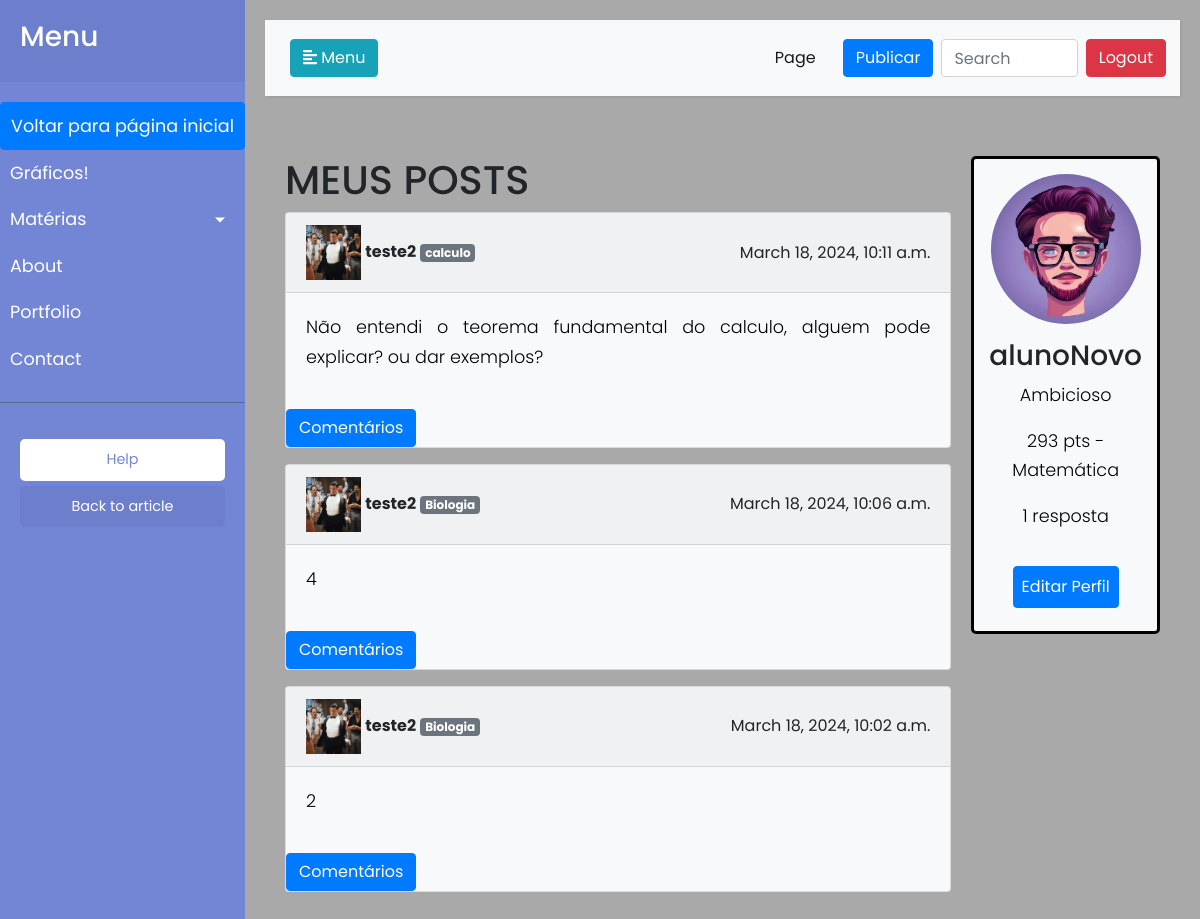
/auth/perfil/2/ (signed in), run on an earlier commit of the app's database.
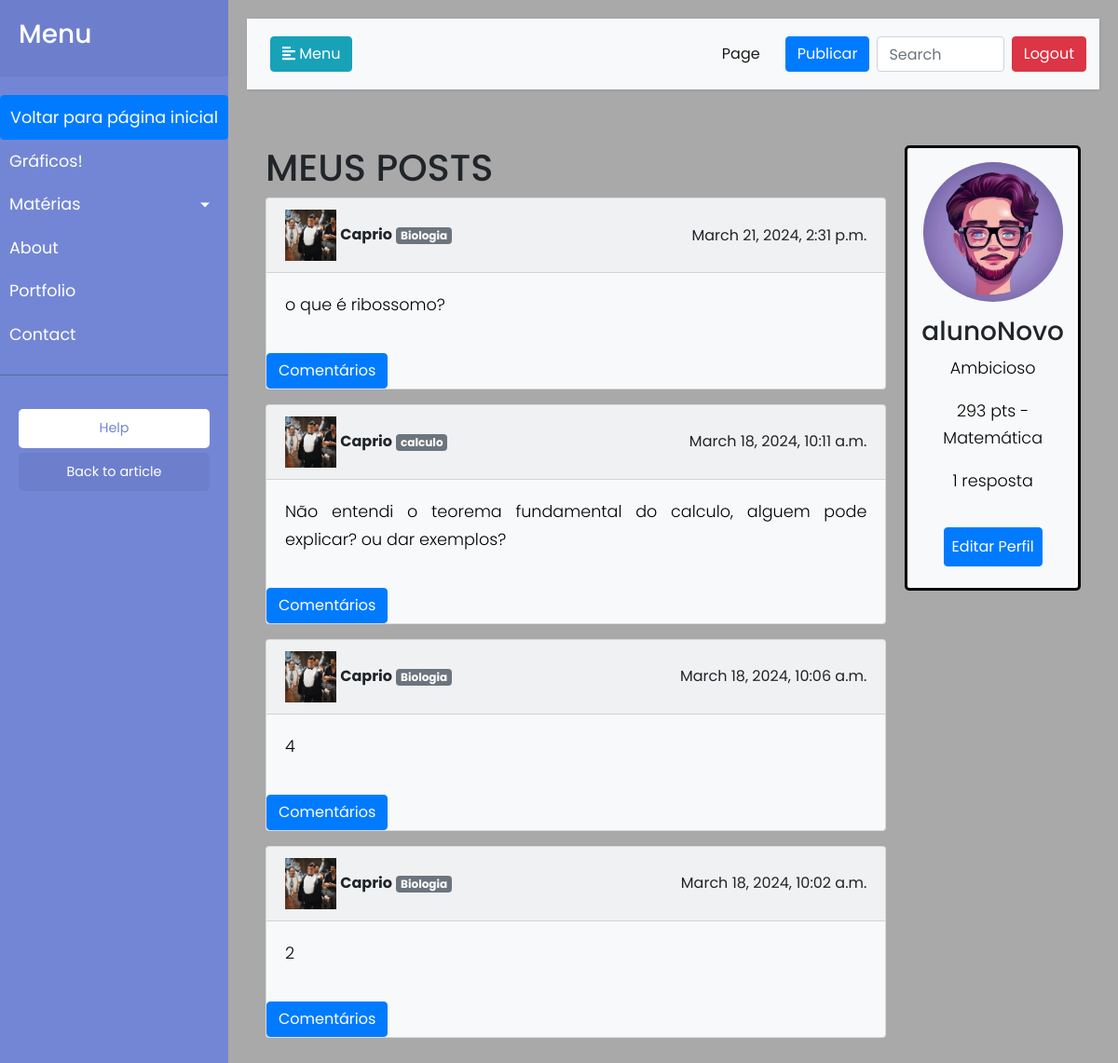
And on a later commit of the database.
### usuarios/models.py (models this page shows, shortened)
class Post(models.Model):
    author = models.ForeignKey(User, on_delete=models.CASCADE, related_name='posts')
    content = models.TextField()
    date = models.DateTimeField(default=timezone.now)
    disciplinas = models.ManyToManyField(Disciplina, related_name='posts')

class Pessoa(models.Model):
    user = models.OneToOneField(User, on_delete=models.CASCADE)
    foto_perfil = models.ImageField(upload_to='perfil/', default='usuarios/static/ppic.png')
    qualificacao = models.CharField(max_length=50)
    semestre = models.IntegerField(null=True, blank=True)
    email = models.EmailField(max_length=254, blank=True, null=True)  # Adicione esta linha para o e-mail

class Disciplina(models.Model):
    nome = models.CharField(max_length=100)

### usuarios/views.py (the view)
# urls.py: path('perfil/<int:user_id>/', views.perfil, name='perfil'),
@login_required(login_url="/auth/login/")
def perfil(request, user_id):
    usuario = get_object_or_404(User, pk=user_id)
    posts_do_usuario = Post.objects.filter(author=usuario).order_by('-date')
    pesquisa = request.GET.get('pesquisa', '')
    disciplinas = Disciplina.objects.all()
    if pesquisa:
        posts_do_usuario = posts_do_usuario.filter(content__icontains=pesquisa)
    context = {
        'posts': posts_do_usuario,  # Use as postagens do usuário
        'disciplinas': disciplinas,
        'usuario': usuario  # Renomeei para evitar confusão com request.user
    }
    return render(request, 'meu_perfil.html', context)

### usuarios/templates/meu_perfil.html (shortened to what this page needs)
{% load static %}
<!DOCTYPE html>
<html>
<head>
<link rel="stylesheet" href="https://stackpath.bootstrapcdn.com/bootstrap/4.1.0/css/bootstrap.min.css" >
<link rel='stylesheet' href='https://stackpath.bootstrapcdn.com/bootstrap/4.1.0/css/bootstrap.min.css'>
</head>
<body>
    <div class="wrapper">
        <nav id="sidebar">
            <div class="sidebar-header">
                <h3>Menu</h3>
            </div>
            <ul class="list-unstyled components">
                <li class="active">
                <li>
                    {% if user %}
                       <a href="{% url 'auth:feed2'%}" class="btn btn-primary">Voltar para página inicial</a>
                    {% endif %}
                </li>
                <li>
                    <a href="{% url 'auth:feed2'%}">Gráficos!</a>
                </li>
                <li>
                    <a href="#disciplinasSubmenu" data-toggle="collapse" aria-expanded="false" class="dropdown-toggle">Matérias</a>
                </li>
                <li>
                    <a href="#">About</a>
                </li>
                <li>
                    <a href="#">Portfolio</a>
                </li>
                <li>
                    <a href="#">Contact</a>
                </li>
            </ul>
            <ul class="list-unstyled CTAs">
                <li>
                    <a href="#" class="download">Help</a>
                </li>
                <li>
                    <a href="#" class="article">Back to article</a>
                </li>
            </ul>
        </nav>
    <div id="content">
        <nav class="navbar navbar-expand-lg navbar-light bg-light">
            <div class="container-fluid">
                <button type="button" id="sidebarCollapse" class="btn btn-info">
                    <i class="fas fa-align-left"></i>
                    <span>Menu</span>
                </button>
                <div class="collapse navbar-collapse" id="navbarSupportedContent">
                    <ul class="nav navbar-nav ml-auto">
                        <li class="nav-item active">
                            <a class="nav-link" href="#">Page</a>
                        </li>
                    </ul>
                </div>
            </div>
            <form class="d-flex" action="{% url 'feed' %}" method="GET">
                <a href="{% url 'auth:publicate' %}" class="btn btn-primary m-1">Publicar</a>
                <input class="form-control m-1" type="search" placeholder="Search" aria-label="Search" name="pesquisa">
                <a href="/auth/logout" class="btn btn-danger m-1">Logout</a>
            </form>
        </nav>
        <div class="container-flex">
            <div id="posts-section">
                <h1>MEUS POSTS</h1>
                {% for post in posts %}
                <div class="card bg-light mb-3">
                    <div class="card-header d-flex justify-content-between align-items-center">
                        <span>
                            <img src="{% if post.author.pessoa.foto_perfil %}{{ post.author.pessoa.foto_perfil.url }}{% else %}{% static 'usuarios/static/ppic.png' %}{% endif %}" alt="Foto de perfil" width="55px">
                            <strong>{{ post.author }}</strong>
                            {% for disciplina in post.disciplinas.all %}
                                <span class="badge badge-secondary">{{ disciplina.nome }}</span>
                            {% endfor %}
                        </span>
                        <span>{{ post.date }}</span>
                    </div>
                    <div class="card-body">
                        <p class="card-text" style="text-align: justify;">{{ post.content }}</p>
                    </div>
                    <div class="row mt-3">
                        <div class="col">
                            <a href="{% url 'auth:exibir_respostas' post.id %}" class="btn btn-primary">Comentários</a>
                        </div>
                    </div>
                </div>
                {% endfor %}
            </div>
            <div id="profile-section">
                <img src="{{ user.pessoa.foto_perfil.url }}" alt="Foto de perfil" class="profile-pic">
                <div class="profile-info">
                    <h3>{{ user.username }}</h3>
                    <p>Ambicioso</p>
                    <p>293 pts - Matemática</p>
                    <p>1 resposta</p>
                </div>
                <a href="{% url 'auth:editar_perfil' user.id %}" class="btn btn-primary m-2 p-2"> Editar Perfil </a>
            </div>
        </div>
</body>
</html>

### usuarios/templates/meu_perfil.html (style rules this page uses)
body { font-family: 'Poppins', sans-serif; background: #A9A9A9; }
p { font-family: 'Poppins', sans-serif; font-size: 1.1em; font-weight: 300; line-height: 1.7em; color: #000; }
a, a:hover, a:focus { color: inherit; text-decoration: none; transition: all 0.3s; }
.navbar { padding: 15px 10px; background: #fff; border: none; border-radius: 0; margin-bottom: 40px; box-shadow: 1px 1px 3px rgba(0, 0, 0, 0.1); }
.profile-pic { display: block; margin-left: auto; margin-right: auto; }
.wrapper { display: flex; width: 100%; align-items: stretch; justify-content: flex-start; }
#sidebar { width: 250px; background: #7386D5; color: #fff; transition: all 0.3s; }
#sidebar .sidebar-header { padding: 20px; background: #6d7fcc; }
#sidebar ul.components { padding: 20px 0; border-bottom: 1px solid #47748b; }
#sidebar ul li a { padding: 10px; font-size: 1.1em; display: block; }
a[data-toggle="collapse"] { position: relative; }
.dropdown-toggle::after { display: block; position: absolute; top: 50%; right: 20px; transform: translateY(-50%); }
ul.CTAs { padding: 20px; }
ul.CTAs a { text-align: center; font-size: 0.9em !important; display: block; border-radius: 5px; margin-bottom: 5px; }
a.download { background: #fff; color: #7386D5; }
a.article, a.article:hover { background: #6d7fcc !important; color: #fff !important; }
#content { width: 100%; padding: 20px; min-height: 100vh; transition: all 0.3s; }
.container-flex { display: flex; justify-content: center; align-items: flex-start; padding: 20px; }
#posts-section { flex-grow: 2; margin-right: 20px; }
#profile-section { flex-grow: 1; padding: 15px; background-color: #f8f9fa; border: 3px solid #000; border-radius: 5px; display: flex; flex-direction: column; align-items: center; max-width: 300px; }
.profile-pic { border-radius: 50%; width: 150px; height: 150px; object-fit: cover; margin-bottom: 15px; }
.profile-info { text-align: center; margin-bottom: 10px; }

What changed in the data, as far as the page shows it:
added Post: author.foto_perfil (picture), author "Caprio", date "March 21, 2024, 2:31 p.m.", content "o que é ribossomo?", Disciplina (nome "Biologia")
changed through a linked row, Post "March 18, 2024, 10:11 a.m.": author "teste2" → "Caprio"
changed through a linked row, Post "March 18, 2024, 10:06 a.m.": author "teste2" → "Caprio"
changed through a linked row, Post "March 18, 2024, 10:02 a.m.": author "teste2" → "Caprio"
